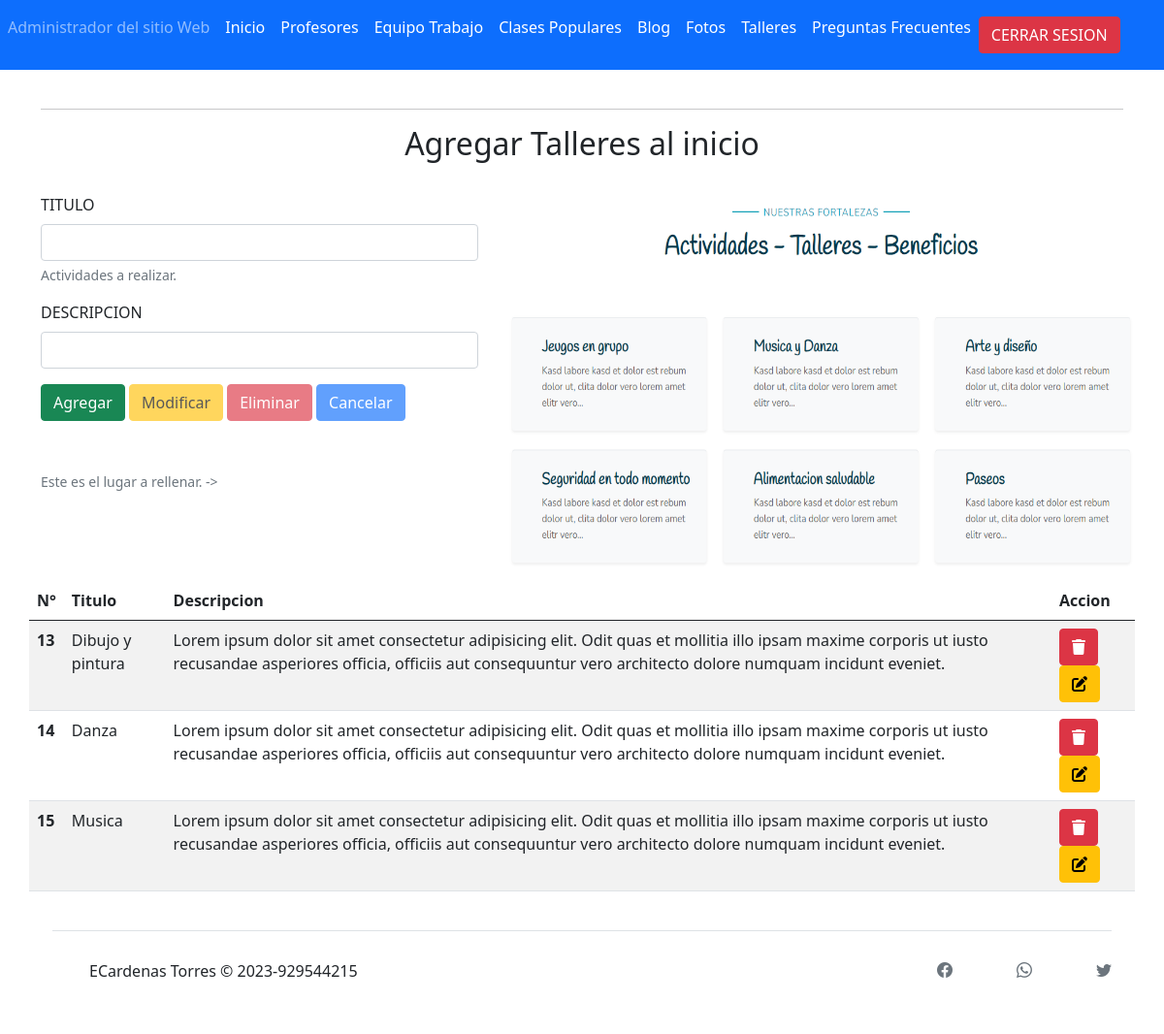
The page /administrador/seccion/tallerActividad.php (signed in) on the database its author committed.
### tables this page shows
CREATE TABLE `talleres` (
  `id` int(11) NOT NULL,
  `titulo` varchar(255) NOT NULL,
  `descripcion` varchar(255) NOT NULL
);

### administrador/seccion/code/code_taller.php (called while the page is built, shortened)
<?php
    $txtTitulo = (isset($_POST['txtTitulo']))?$_POST['txtTitulo']:"";
    $txtDescripcion = (isset($_POST['txtDescripcion']))?$_POST['txtDescripcion']:"";
    $accionAgregar = "";
    $accionModificar = $accionEliminar = $accionCancelar = "disabled";
    include "../config/PDO.php";
    $sentencia = $conexion -> prepare("SELECT * FROM talleres");
    $sentencia -> execute();
    $listaEmpleados = $sentencia -> fetchAll(PDO::FETCH_ASSOC);
?>

### administrador/seccion/tallerActividad.php (the view, shortened to what this page needs)
<?php
include("template/cabecera.php");
?>
<?php
require "code/code_taller.php";
?>
<body>
    <div class="container-fluid">
        <hr>
        <h2 class="text-center">Agregar Talleres al inicio</h2>
        <br>
    </div>
    <br>
    <div class="container col-5">
        <form method="POST">
            <div class="mb-3">
                <label for="exampleInputEmail1" class="form-label">TITULO</label>
                <input type="text" class="form-control" value="<?php echo $txtTitulo; ?>" name="txtTitulo" required>
                <div id="emailHelp" class="form-text">Actividades a realizar.</div>
            </div>
            <div class="mb-3">
                <label for="exampleInputPassword1" class="form-label">DESCRIPCION</label>
                <input type="text" class="form-control" value="<?php echo $txtDescripcion; ?>" name="txtDescripcion" required>
            </div>
            <button value="btn1Agregar" <?php echo $accionAgregar; ?> type="submit" name="accion" class="btn btn-success">Agregar</button>
            <button value="btn2Modificar" <?php echo $accionModificar; ?> type="submit" name="accion" class="btn btn-warning">Modificar</button>
            <button value="btn3Eliminar" <?php echo $accionEliminar; ?> type="submit" name="accion" class="btn btn-danger">Eliminar</button>
            <button value="btn4Cancelar" <?php echo $accionCancelar; ?> type="submit" name="accion" class="btn btn-primary">Cancelar</button>
            <br><br><br>
            <div id="emailHelp" class="form-text">Este es el lugar a rellenar. -></div>
            <br>
        </form>
        <br><br>
    </div>
    <div class="container col-7">
        <img src="../../img/Captura.PNG" alt="" width="670px" height="400px">
    </div>
    <table class="table table-striped table-hover table_id" id="tabla">
        <thead>
            <tr>
                <th scope="col">N°</th>
                <th scope="col">Titulo</th>
                <th scope="col">Descripcion</th>
                <th scope="col">Accion</th>
            </tr>
        </thead>
        <?php foreach ($listaEmpleados as $empleado) {  ?>
            <tr>
                <th scope="row"><?php echo $empleado['id']; ?></th>
                <td><?php echo $empleado['titulo']; ?></td>
                <td><?php echo $empleado['descripcion']; ?></td>
                <td>
                    <form action="" method="POST">
                        <button value="btn3Eliminar" type="submit" name="accion" class="btn btn-danger" onclick="return ConfirmDelete()"><i class="fa-sharp fa-solid fa-trash"></i></button>
                        <button value="Seleccionar" type="submit" name="accion" class="btn btn-small btn-warning"><i class="fa-solid fa-pen-to-square"></i></button>
                    </form>
                </td>
            </tr>
        <?php } ?>
    </table>
</body>
<?php
include("template/pie.php");
?>

### rows shown on the page
talleres: id "13", titulo "Dibujo y pintura", descripcion "Lorem ipsum dolor sit amet consectetur adipisicing elit. Odit quas et mollitia illo ipsam maxime corporis ut iusto recusandae asperiores officia, officiis aut consequuntur vero architecto dolore numquam incidunt eveniet."
talleres: id "14", titulo "Danza", descripcion "Lorem ipsum dolor sit amet consectetur adipisicing elit. Odit quas et mollitia illo ipsam maxime corporis ut iusto recusandae asperiores officia, officiis aut consequuntur vero architecto dolore numquam incidunt eveniet."
talleres: id "15", titulo "Musica", descripcion "Lorem ipsum dolor sit amet consectetur adipisicing elit. Odit quas et mollitia illo ipsam maxime corporis ut iusto recusandae asperiores officia, officiis aut consequuntur vero architecto dolore numquam incidunt eveniet."
